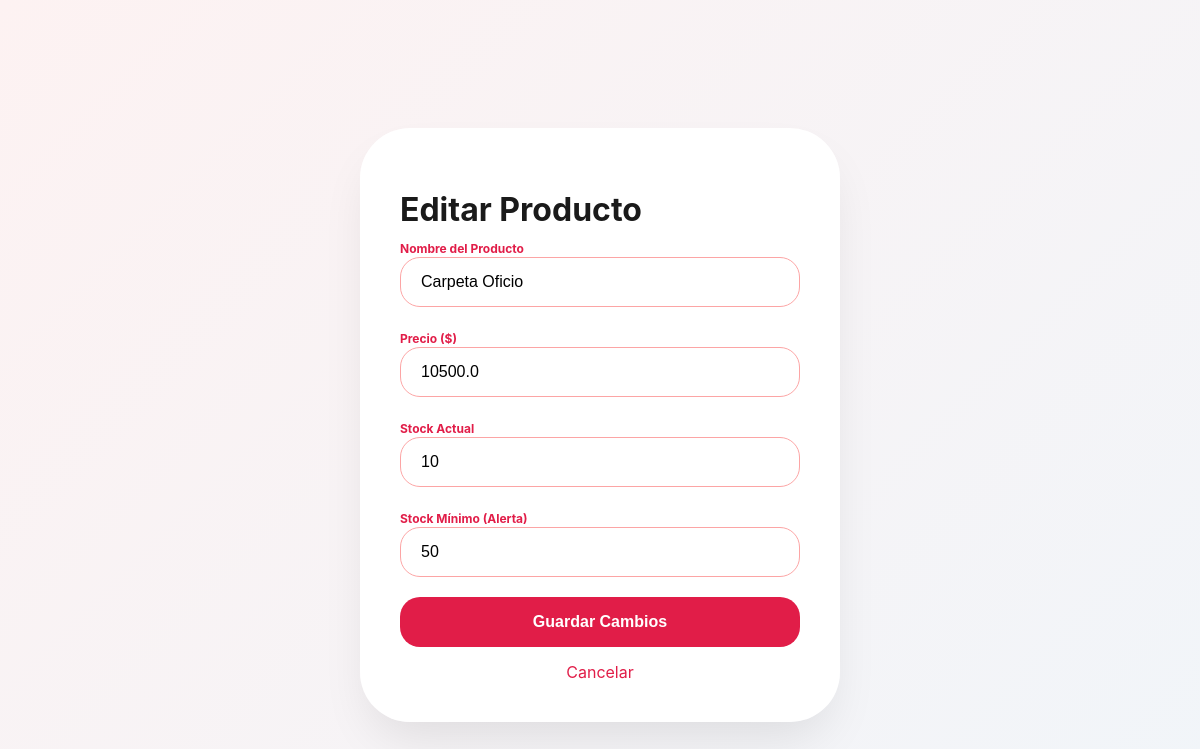
The page /editar/1 (signed in) on the database as committed earlier.
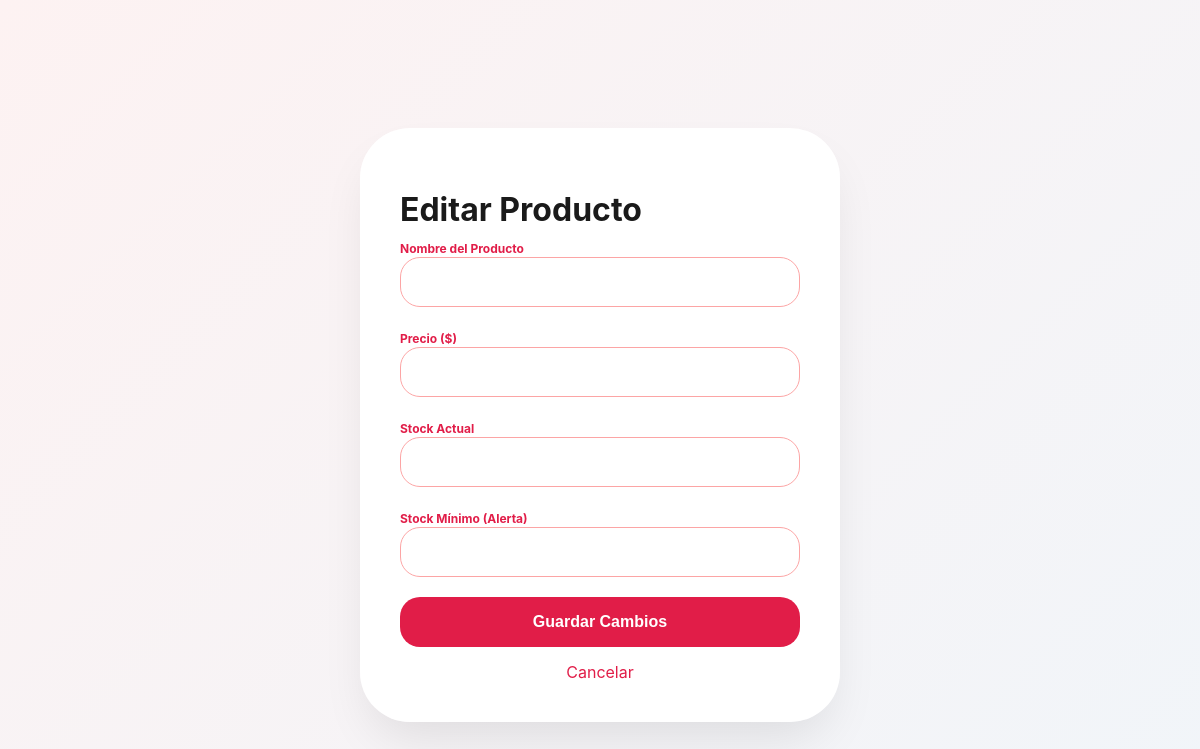
The same page on the database as committed later.
### tables this page shows
CREATE TABLE productos (
            id INTEGER PRIMARY KEY AUTOINCREMENT,
            nombre TEXT NOT NULL,
            stock INTEGER NOT NULL,
            stock_minimo INTEGER NOT NULL,
            precio REAL NOT NULL
        , categoria TEXT DEFAULT 'General');

### main.py (the view, shortened to what this page needs)
@app.route('/editar/<int:id>', methods=['GET', 'POST'])
@login_required
def editar(id):
    conn = conectar()
    producto = conn.execute('SELECT * FROM productos WHERE id = ?', (id,)).fetchone()
    conn.close()
    return render_template('editar.html', p=producto)

### main.py (called while the page is built)
@login_manager.user_loader
def load_user(user_id):
    return User(user_id)

def conectar():
    conn = sqlite3.connect('libreria.db')
    conn.row_factory = sqlite3.Row
    return conn

### templates/editar.html (shortened to what this page needs)
<!DOCTYPE html>
<html lang="es">
<head>
    <link rel="stylesheet" href="{{ url_for('static', filename='css/style.css') }}">
</head>
<body class="auth-body">
    <div class="auth-card" style="height: auto; padding: 40px; margin-top: 50px;">
        <h1 class="auth-title">Editar Producto</h1>
        <form action="/editar/{{ p.id }}" method="POST">
            <div class="auth-input-group">
                <label style="font-size: 12px; font-weight: bold; color: var(--rojo-hada);">Nombre del Producto</label>
                <input type="text" name="nombre" class="auth-input" value="{{ p.nombre }}" required>
            </div>
            <div class="auth-input-group">
                <label style="font-size: 12px; font-weight: bold; color: var(--rojo-hada);">Precio ($)</label>
                <input type="number" step="0.01" name="precio" class="auth-input" value="{{ p.precio }}" required>
            </div>
            <div class="auth-input-group">
                <label style="font-size: 12px; font-weight: bold; color: var(--rojo-hada);">Stock Actual</label>
                <input type="number" name="stock" class="auth-input" value="{{ p.stock }}" required>
            </div>
            <div class="auth-input-group">
                <label style="font-size: 12px; font-weight: bold; color: var(--rojo-hada);">Stock Mínimo (Alerta)</label>
                <input type="number" name="stock_minimo" class="auth-input" value="{{ p.stock_minimo }}" required>
            </div>
            <button type="submit" class="auth-btn">Guardar Cambios</button>
            <a href="/" style="display:block; text-align:center; margin-top:15px; color:var(--rojo-hada); text-decoration:none;">Cancelar</a>
        </form>
    </div>
</body>
</html>

Rows that differ between the two databases and show on the page:
removed productos: nombre "Carpeta Oficio", precio "10500.0", stock "10", stock_minimo "50"
